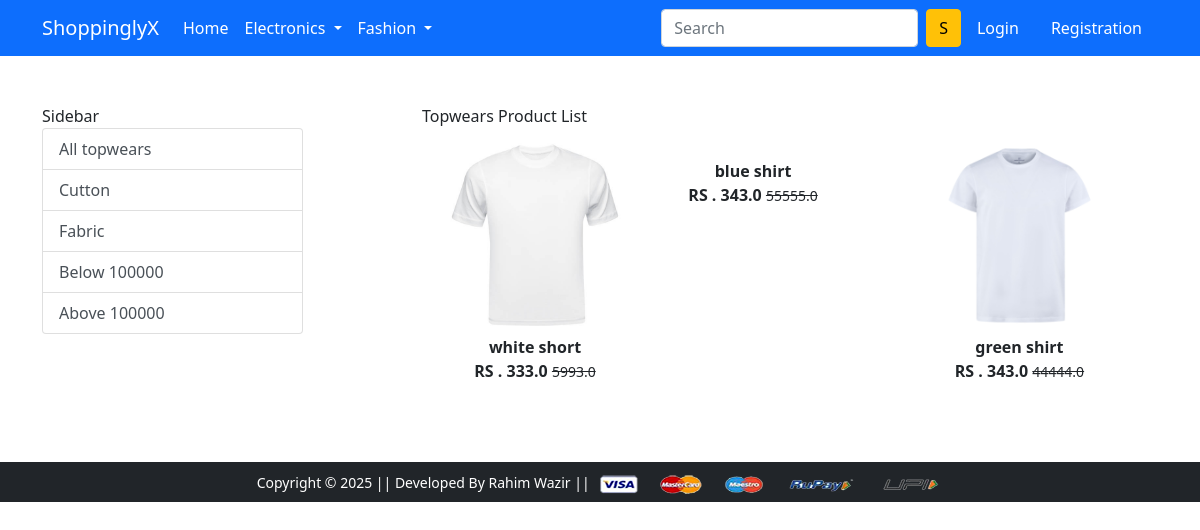
Screenshot of /topwear/ with the database file from the repository.
### app/models.py (models this page shows, shortened)
class Product(models.Model):
    title = models.CharField(max_length=100)
    selling_price = models.FloatField()
    discounted_price = models.FloatField()
    description = models.TextField()
    brand = models.CharField(max_length=100)
    category = models.CharField(choices=CATEGORY_CHOICES, max_length=2)
    product_image = models.ImageField(upload_to='productimg')

### app/views.py (the view)
# urls.py: path('topwear/', views.topwear, name='topwear'),
def topwear(request,data = None):
    if data == None:
        topwears = Product.objects.filter(category='TW')
    elif data == 'Cutton' or data == 'Fabric':
        topwears = Product.objects.filter(category='TW').filter(brand=data)
    elif data == 'below':
        topwears = Product.objects.filter(category='TW').filter(discounted_price__lt=1000)
    elif data == 'above':
        topwears = Product.objects.filter(category='TW').filter(discounted_price__gt=1000)
    return render(request, 'app/topwear.html', {'topwears':topwears})

### app/templates/app/topwear.html (shortened to what this page needs)
{% extends 'app/base.html' %}
{% load static %}
    {% block main-content %}
    <div class="container my-5">
        <div class="row">
            <div class="col-sm-3">
                <div class="list-group">
                    Sidebar
                    <a href="{% url 'topwear' %}" class="list-group-item list-group-item-action " aria-current="true">
                    All topwears </a>
                    <a href="{% url 'topweardata' 'Cutton' %}" class="list-group-item list-group-item-action">Cutton</a>
                    <a href="{% url 'topweardata' 'Fabric' %}" class="list-group-item list-group-item-action">Fabric</a>
                    <a href="{% url 'topweardata' 'below' %}" class="list-group-item list-group-item-action">Below 100000</a>
                    <a href="{% url 'topweardata' 'above' %}" class="list-group-item list-group-item-action">Above 100000</a>
                </div>
            </div>
            <div class="col-sm-8 offset-sm-1">
                Topwears Product List
                <div class="row">
                    {% for product in topwears %}
                        <div class="col-sm-4 test-center mb-4">
                            <a href="{% url 'product-detail' product.id %}" class="btn">
                                <div class="item">
                                    <img src="{{product.product_image.url}}" alt="" height="200px">
                                    <div class="fw-bold">{{product.title}}</div>
                                    <div class="fw-bold">RS . {{product.discounted_price}}
                                    <small class="fw-light text-decoration-line-through">{{product.selling_price}}</small></div>
                                </div>
                            </a>
                        </div>
                    {% endfor %}
                </div>
            </div>
        </div>
    </div>
{% endblock main-content %}

### rows the page displays
Product: product_image (picture), title "white short", discounted_price "333.0", selling_price "5993.0"
Product: title "blue shirt", discounted_price "343.0", selling_price "55555.0"
Product: product_image (picture), title "green shirt", discounted_price "343.0", selling_price "44444.0"
